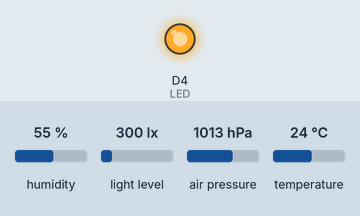
This sketch was run on a simulated ESP8266 (NodeMCU). Parts: output pins drawn as LEDs (lit = HIGH). The inputs (shaded band) are chosen by the test bench; at power-on: humidity 55 %, light level 300 lx, air pressure 1013 hPa, temperature 24 °C. WiFi joins after 1.5 s; servers stay silent unless stated; uploads are accepted with an empty reply; what the sketch prints to the serial monitor is not drawn. At 7.3 s the program puts the board to deep sleep or switches it off; the recording ends there.

Above: at 0.7 s.
At 2.2 s:
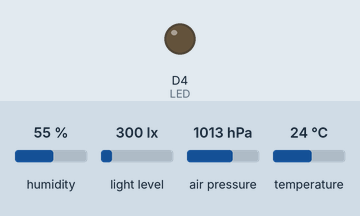
Timing chart, 0 to 7.3 s (numbered marks = the images above):
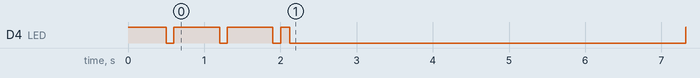

The sketch:

ESP8266_Solar_Weather_v203R.ino
```cpp
#include <Wire.h>
#include <Adafruit_Sensor.h>
#include <Adafruit_BME280.h>
#include <Adafruit_TSL2561_U.h>
#include <ESP8266WiFi.h>
#include <ESP8266HTTPClient.h>

// WiFi and server settings
const char* ssid = "XXXXXXXX";
const char* password = "XXXXXXXX";
const char* serverUrl = "http://192.168.1.88/Cathy/post-data.php";

const int LED = D4; // GPIO2
const int ERROR_BLINK_INTERVAL = 200; // Blink interval for error (milliseconds)

const int MQ135_PIN = A0;

// BME280 and TSL2561 instances
Adafruit_BME280 bme;
Adafruit_TSL2561_Unified tsl = Adafruit_TSL2561_Unified(TSL2561_ADDR_FLOAT, 12345);

int readMQ135() {
  int sensorValue = analogRead(MQ135_PIN);
  return sensorValue;
}

// Function to send data to the LAMP server
void sendData(float temperature, float humidity, float pressure, uint16_t lux, int mq135Value) {
  digitalWrite(LED, LOW); // Turn LED ON before sending data

  if (WiFi.status() == WL_CONNECTED) {
    WiFiClient client;
    HTTPClient http;

    // Your Domain name with URL path or IP address with path
    http.begin(client, serverUrl);

    http.addHeader("Content-Type", "application/x-www-form-urlencoded");
    String postData = "temperature=" + String(temperature) + "&humidity=" + String(humidity) + "&pressure=" + String(pressure) + "&lux=" + String(lux) + "&mq135=" + String(mq135Value);
    int httpCode = http.POST(postData);

    if (httpCode > 0) {
      Serial.printf("Sent data to server. HTTP response: %d\n", httpCode);
    } else {
      Serial.printf("Failed to send data. Error: %s\n", http.errorToString(httpCode).c_str());
      blinkError(); // Blink LED for server communication error
    }

    http.end();
  } else {
    blinkError(); // Blink LED for WiFi connection error
  }

  delay(5000);
  digitalWrite(LED, HIGH); // Turn LED OFF after sending data
}

// Add a new function to blink the LED for error
void blinkError() {
  for (int i = 0; i < 3; i++) {
    digitalWrite(LED, LOW); // LED ON
    delay(ERROR_BLINK_INTERVAL);
    digitalWrite(LED, HIGH); // LED OFF
    delay(ERROR_BLINK_INTERVAL);
  }
}

void connectToWiFi() {
  if (WiFi.status() != WL_CONNECTED) {
    WiFi.begin(ssid, password);
    Serial.print("Connecting to WiFi");
    while (WiFi.status() != WL_CONNECTED) {
      delay(500);
      digitalWrite(LED, LOW); // LED ON
      delay(100);
      Serial.print(".");
      digitalWrite(LED, HIGH); // LED OFF
      delay(100);
    }
    Serial.println("\nConnected to WiFi");
  }
}


// Update the setup() function
void setup() {
  Serial.begin(115200);
  pinMode(LED, OUTPUT);
  digitalWrite(LED, HIGH); // Turn LED OFF initially

  // Initialize WiFi
  connectToWiFi();

  // Initialize BME280
  if (!bme.begin(0x76)) {
    Serial.println("Could not find a valid BME280 sensor, check wiring!");
    blinkError(); // Blink LED for sensor error
    while (1);
  }

  // Initialize TSL2561
  if (!tsl.begin()) {
    Serial.println("Could not find a valid TSL2561 sensor, check wiring!");
    blinkError(); // Blink LED for sensor error
    while (1);
  }
  tsl.enableAutoRange(true);
  tsl.setIntegrationTime(TSL2561_INTEGRATIONTIME_13MS);
}

void loop() {
  // Reconnect to WiFi if necessary
  connectToWiFi();

  // Read BME280 sensor data
  float temperature = bme.readTemperature();
  float humidity = bme.readHumidity();
  float pressure = bme.readPressure() / 100.0F;

  // Read TSL2561 sensor data
  sensors_event_t event;
  tsl.getEvent(&event);
  uint16_t lux = event.light;

  // Read MQ-135 sensor data
  int mq135Value = readMQ135();

  // Print sensor data
  Serial.printf("Temperature: %.2f C, Humidity: %.2f %%, Pressure: %.2f hPa, Lux: %d, MQ-135: %d\n", temperature, humidity, pressure, lux, mq135Value);

  // Send sensor data to the LAMP server
  sendData(temperature, humidity, pressure, lux, mq135Value);

  // Enter deep sleep mode for 60 seconds (1 minute)
  ESP.deepSleep(60 * 1000000);


  delay(100);
}
```

Measured:
- by itself, D4 (LED): HIGH → LOW at 0.50 s, → HIGH 0.10 s later, → LOW 0.60 s later, → HIGH 0.10 s later, … (8 changes in this stretch)
